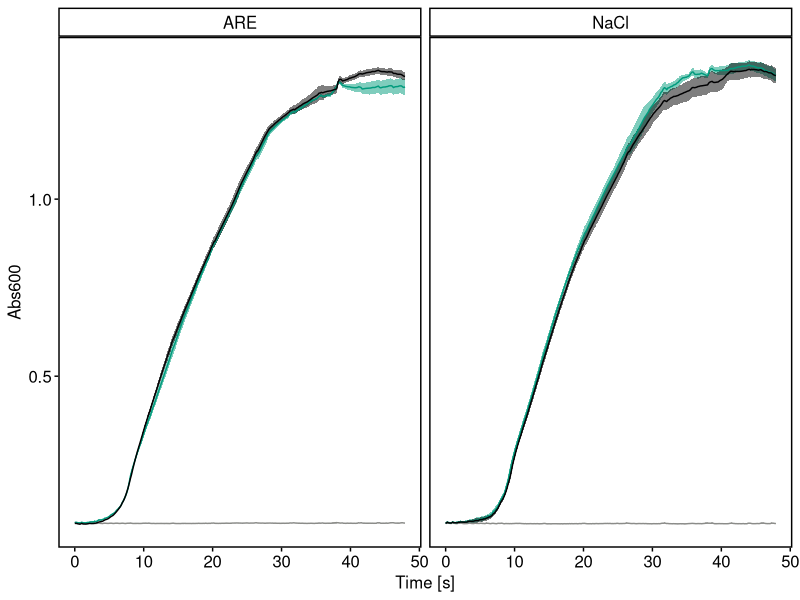

Write the R code that produced this figure.
library(tidyverse)
#######

rm(list = ls())

#colors for plotting
colors<-c("none"="#8B8C89", "WT" = "#000001", "sypc"="#009B7D")

#set wd
setwd

#read data file for ODS
read_tsv(file = "Fig3D_data.txt")->are
pivot_longer(are, cols = c(3:62), names_to = "Well", values_to = "OD")->are
are$`Time [s]`/60/60->are$Time_h

#read setup
read_tsv(file = "Fig3D_setup.txt")->setup
str_c(setup$Row, setup$Col)->setup$Well
str_split(setup$Condition, pattern = "_", simplify = T)[,1]->setup$NaCl
str_split(setup$Condition, pattern = "_", simplify = T)[,2]->setup$R401


left_join(are, setup)->od



od %>% 
  filter(NaCl!="X") %>% 
  filter(Col!=2) %>% 
  filter(Col!=3) %>% 
  filter(Time_h<48) %>% 
  group_by(Time_h, R401, NaCl) %>%
  summarise(OD_mean=mean(OD), OD_sd=sd(OD)) %>% 
  #filter(`Time [s]`<40) %>% 
  filter()->df_mean


#kinetic
#OD
ggplot(df_mean) + 
  geom_ribbon(aes(x = Time_h, y = OD_mean,  fill=R401, ymin = OD_mean - OD_sd, ymax = OD_mean + OD_sd), alpha=0.5) +
  geom_line(aes(x = Time_h, y = OD_mean,  color=R401)) +
  theme(panel.background = element_rect(F))+
  theme(axis.line = element_line(T))+
  theme_bw()+
  theme(panel.grid.major = element_blank(),
        panel.grid.minor = element_blank(), 
        axis.ticks = element_line(colour = "black", size = 0.5),
        panel.border = element_rect(colour = 'black', size=1, fill = NA),
        axis.text=element_text(size=12, color= "black"),
        axis.text.x = element_text( size=12, color= "black"),
        axis.title=element_text(size=12), 
        legend.background=element_blank(),
        legend.key=element_blank(),
        legend.position="none",
        strip.background = element_rect(color="black", fill=NA, size=1, linetype="solid"),
        strip.text.x = element_text(size = 12, color = "black"))+
  scale_color_manual(values=colors)+
  scale_fill_manual(values=colors)+
  ylab("Abs600")+
  xlab("Time [s]")+
  facet_wrap(~NaCl)+
  NULL
